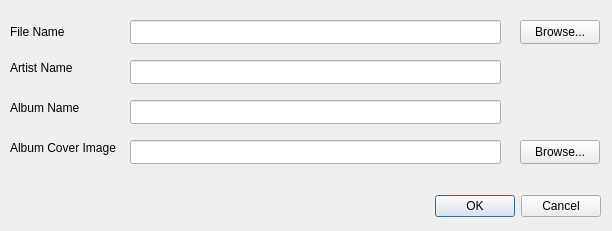
<?xml version="1.0" encoding="UTF-8"?>
<ui version="4.0">
 <class>AddNewAudio</class>
 <widget class="QDialog" name="AddNewAudio">
  <property name="geometry">
   <rect>
    <x>0</x>
    <y>0</y>
    <width>612</width>
    <height>231</height>
   </rect>
  </property>
  <property name="windowTitle">
   <string>Add a new file</string>
  </property>
  <property name="styleSheet">
   <string notr="true">QMainWindow{
	background-color:rgb(40,40,40);
}</string>
  </property>
  <widget class="QDialogButtonBox" name="buttonBox">
   <property name="geometry">
    <rect>
     <x>260</x>
     <y>190</y>
     <width>341</width>
     <height>32</height>
    </rect>
   </property>
   <property name="styleSheet">
    <string notr="true">QMainWindow{
	background-color:rgb(40,40,40);
}</string>
   </property>
   <property name="orientation">
    <enum>Qt::Orientation::Horizontal</enum>
   </property>
   <property name="standardButtons">
    <set>QDialogButtonBox::StandardButton::Cancel|QDialogButtonBox::StandardButton::Ok</set>
   </property>
  </widget>
  <widget class="QLineEdit" name="lineEdit_File_Url">
   <property name="geometry">
    <rect>
     <x>130</x>
     <y>20</y>
     <width>371</width>
     <height>24</height>
    </rect>
   </property>
  </widget>
  <widget class="QPushButton" name="pushButton_Browse">
   <property name="geometry">
    <rect>
     <x>520</x>
     <y>20</y>
     <width>80</width>
     <height>24</height>
    </rect>
   </property>
   <property name="text">
    <string>Browse...</string>
   </property>
  </widget>
  <widget class="QLabel" name="label">
   <property name="geometry">
    <rect>
     <x>10</x>
     <y>24</y>
     <width>61</width>
     <height>15</height>
    </rect>
   </property>
   <property name="text">
    <string>File Name</string>
   </property>
  </widget>
  <widget class="QLineEdit" name="lineEdit_Artist_Name">
   <property name="geometry">
    <rect>
     <x>130</x>
     <y>60</y>
     <width>371</width>
     <height>24</height>
    </rect>
   </property>
  </widget>
  <widget class="QLineEdit" name="lineEdit_Album_Name">
   <property name="geometry">
    <rect>
     <x>130</x>
     <y>100</y>
     <width>371</width>
     <height>24</height>
    </rect>
   </property>
  </widget>
  <widget class="QLabel" name="label_2">
   <property name="geometry">
    <rect>
     <x>10</x>
     <y>60</y>
     <width>71</width>
     <height>16</height>
    </rect>
   </property>
   <property name="text">
    <string>Artist Name</string>
   </property>
  </widget>
  <widget class="QLabel" name="label_3">
   <property name="geometry">
    <rect>
     <x>10</x>
     <y>100</y>
     <width>71</width>
     <height>16</height>
    </rect>
   </property>
   <property name="text">
    <string>Album Name</string>
   </property>
  </widget>
  <widget class="QLabel" name="label_4">
   <property name="geometry">
    <rect>
     <x>10</x>
     <y>140</y>
     <width>121</width>
     <height>16</height>
    </rect>
   </property>
   <property name="text">
    <string>Album Cover Image</string>
   </property>
  </widget>
  <widget class="QLineEdit" name="lineEdit_Album_Cover">
   <property name="geometry">
    <rect>
     <x>130</x>
     <y>140</y>
     <width>371</width>
     <height>24</height>
    </rect>
   </property>
  </widget>
  <widget class="QPushButton" name="pushButton_Browse_2">
   <property name="geometry">
    <rect>
     <x>520</x>
     <y>140</y>
     <width>80</width>
     <height>24</height>
    </rect>
   </property>
   <property name="text">
    <string>Browse...</string>
   </property>
  </widget>
 </widget>
 <resources/>
 <connections>
  <connection>
   <sender>buttonBox</sender>
   <signal>accepted()</signal>
   <receiver>AddNewAudio</receiver>
   <slot>accept()</slot>
   <hints>
    <hint type="sourcelabel">
     <x>248</x>
     <y>254</y>
    </hint>
    <hint type="destinationlabel">
     <x>157</x>
     <y>274</y>
    </hint>
   </hints>
  </connection>
  <connection>
   <sender>buttonBox</sender>
   <signal>rejected()</signal>
   <receiver>AddNewAudio</receiver>
   <slot>reject()</slot>
   <hints>
    <hint type="sourcelabel">
     <x>316</x>
     <y>260</y>
    </hint>
    <hint type="destinationlabel">
     <x>286</x>
     <y>274</y>
    </hint>
   </hints>
  </connection>
 </connections>
</ui>
